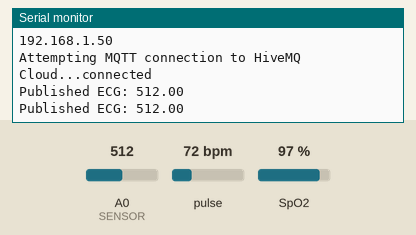
The sketch below on a simulated ESP8266 (NodeMCU). On the bench: the last lines printed to the serial monitor. Inputs (shaded band) come from the test bench; at power-on: pulse 72 bpm, A0 (SENSOR) = 512, SpO2 97 %. WiFi joins after 1.5 s; servers stay silent unless stated; no MQTT or app messages arrive unless stated.

Above: at 2.7 s.
2.8 s: pulse set to 42 bpm
At 12.7 s:
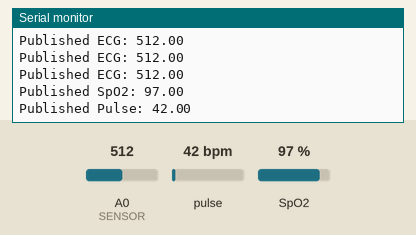
13.5 s: A0 (SENSOR) set to 716
15.0 s: SpO2 set to 80 %
At 16.4 s:
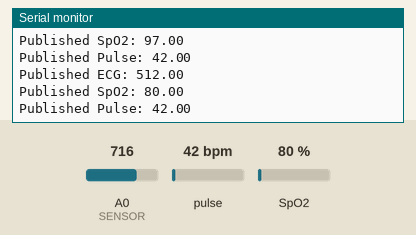
16.5 s: A0 (SENSOR) set to 900
18.0 s: pulse set to 70 bpm
At 20.29 s:
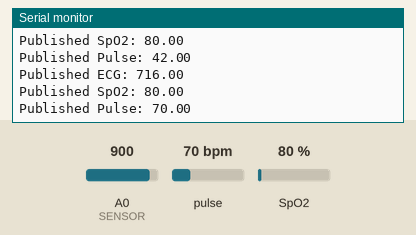

Measured:
- after the input at 2.8 s, the serial monitor: prints a new line after 9.2 s (image 1)
- after the input at 15.0 s, the serial monitor: prints a new line after 1.0 s (image 2)
- after the input at 18.0 s, the serial monitor: prints a new line after 2.0 s (image 3)

The sketch:

NODEREDD.ino
```cpp
#include <ESP8266WiFi.h>
#include <PubSubClient.h>
#include <Wire.h>
#include "MAX30105.h"
#include "spo2_algorithm.h"
#include <WiFiClientSecure.h>

#define WIFISSID "Mywifi"
#define PASSWORD "12345677"

/****************************************
 * Define Constants
 ****************************************/
#define ECG_TOPIC "ecg_data"              // ECG topic
#define SPO2_TOPIC "spo2_data"            // SpO2 topic
#define PULSE_TOPIC "pulse_data"          // Pulse rate topic
#define DEVICE_LABEL "esp8266"            // Device label

#define SENSOR A0                         // ECG analog pin
#define MAX30102_I2C_ADDRESS 0x57         // MAX30102 I2C address

// HiveMQ Cloud settings
const char* mqttServer = "pinktawny-f8qxyf.a01.euc1.aws.hivemq.cloud";
const int mqttPort = 8883;
const char* mqttUser = "hivemq.webclient.1742745732084";
const char* mqttPassword = ".8e9TrLh$C@0lA,7nJEj";

// Space to store values to send
char str_ecg[10];
char str_spo2[10];
char str_pulse[10];

// MAX30102 variables
MAX30105 particleSensor;
#define MAX_BRIGHTNESS 255

uint32_t irBuffer[100]; //infrared LED sensor data
uint32_t redBuffer[100];  //red LED sensor data

int32_t bufferLength; //data length
int32_t spo2; //SPO2 value
int8_t validSPO2; //indicator to show if the SPO2 calculation is valid
int32_t heartRate; //heart rate value
int8_t validHeartRate; //indicator to show if the heart rate calculation is valid

// Timing variables
unsigned long lastPublishTime = 0;
const unsigned long publishInterval = 1000; // 1 second between publishes
unsigned long sensorReadTime = 0;
const unsigned long sensorReadInterval = 4000; // Read MAX30102 every 4 seconds

/****************************************
 * Auxiliar Functions
 ****************************************/
WiFiClientSecure wifiClient;
PubSubClient client(wifiClient);

void callback(char* topic, byte* payload, unsigned int length) {
  char p[length + 1];
  memcpy(p, payload, length);
  p[length] = NULL;
  Serial.print("Message arrived [");
  Serial.print(topic);
  Serial.print("] ");
  Serial.println(p);
}

void reconnect() {
  // Loop until we're reconnected
  while (!client.connected()) {
    Serial.print("Attempting MQTT connection to HiveMQ Cloud...");

    // Attempt to connect
    if (client.connect(DEVICE_LABEL, mqttUser, mqttPassword)) {
      Serial.println("connected");
      // Once connected, publish an announcement...
      client.publish("status", "ESP8266 connected");
    } else {
      Serial.print("failed, rc=");
      Serial.print(client.state());
      Serial.println(" try again in 5 seconds");
      // Wait 5 seconds before retrying
      delay(500);
    }
  }
}

void readMAX30102() {
  bufferLength = 100; //buffer length of 100 stores 4 seconds of samples running at 25sps

  //read the first 100 samples, and determine the signal range
  for (byte i = 0 ; i < bufferLength ; i++) {
    while (particleSensor.available() == false) //do we have new data?
      particleSensor.check(); //Check the sensor for new data

    redBuffer[i] = particleSensor.getRed();
    irBuffer[i] = particleSensor.getIR();
    particleSensor.nextSample(); //We're finished with this sample so move to next sample
  }

  //calculate heart rate and SpO2 after first 100 samples (first 4 seconds of samples)
  maxim_heart_rate_and_oxygen_saturation(irBuffer, bufferLength, redBuffer, &spo2, &validSPO2, &heartRate, &validHeartRate);
}

/****************************************
 * Main Functions
 ****************************************/
void setup() {
  Serial.begin(115200);
  WiFi.begin(WIFISSID, PASSWORD);
  // Assign the pin as INPUT
  pinMode(SENSOR, INPUT);

  Serial.println();
  Serial.print("Waiting for WiFi...");

  while (WiFi.status() != WL_CONNECTED) {
    Serial.print(".");
    delay(500);
  }

  Serial.println("");
  Serial.println("WiFi Connected");
  Serial.println("IP address: ");
  Serial.println(WiFi.localIP());

  // Configure WiFiClientSecure for SSL
  wifiClient.setInsecure(); // Use this for testing only, for production use proper certificates

  client.setServer(mqttServer, mqttPort);
  client.setCallback(callback);

  // Initialize MAX30102 sensor
  if (!particleSensor.begin(Wire, I2C_SPEED_FAST)) {
    Serial.println("MAX30102 was not found. Please check wiring/power.");
    while (1);
  }

  byte ledBrightness = 60; //Options: 0=Off to 255=50mA
  byte sampleAverage = 4; //Options: 1, 2, 4, 8, 16, 32
  byte ledMode = 2; //Options: 1 = Red only, 2 = Red + IR, 3 = Red + IR + Green
  byte sampleRate = 100; //Options: 50, 100, 200, 400, 800, 1000, 1600, 3200
  int pulseWidth = 411; //Options: 69, 118, 215, 411
  int adcRange = 4096; //Options: 2048, 4096, 8192, 16384

  particleSensor.setup(ledBrightness, sampleAverage, ledMode, sampleRate, pulseWidth, adcRange);
}

void loop() {
  if (!client.connected()) {
    reconnect();
  }
  client.loop();

  unsigned long currentMillis = millis();

  // Read ECG value every loop (fast reading)
  float myecg = analogRead(SENSOR);
  dtostrf(myecg, 4, 2, str_ecg);

  // Read MAX30102 sensor data less frequently (every 4 seconds)
  if (currentMillis - sensorReadTime >= sensorReadInterval) {
    sensorReadTime = currentMillis;
    readMAX30102();

    // Only use valid readings
    if (validHeartRate && validSPO2) {
      dtostrf(spo2, 4, 2, str_spo2);
      dtostrf(heartRate, 4, 2, str_pulse);
    } else {
      // If readings are invalid, send previous values or zeros
      strcpy(str_spo2, "0");
      strcpy(str_pulse, "0");
    }
  }

  // Publish data at regular intervals (1 second)
  if (currentMillis - lastPublishTime >= publishInterval) {
    lastPublishTime = currentMillis;

    // Publish ECG data (fast changing)
    if (client.publish(ECG_TOPIC, str_ecg)) {
      Serial.print("Published ECG: ");
      Serial.println(str_ecg);
    } else {
      Serial.println("ECG publish failed");
    }

    // Publish SpO2 and Pulse data (slower changing)
    if (currentMillis - sensorReadTime < publishInterval) {
      if (client.publish(SPO2_TOPIC, str_spo2)) {
        Serial.print("Published SpO2: ");
        Serial.println(str_spo2);
      } else {
        Serial.println("SpO2 publish failed");
      }

      if (client.publish(PULSE_TOPIC, str_pulse)) {
        Serial.print("Published Pulse: ");
        Serial.println(str_pulse);
      } else {
        Serial.println("Pulse publish failed");
      }
    }
  }

  // Small delay to prevent watchdog timer issues
  delay(10);
}
```
